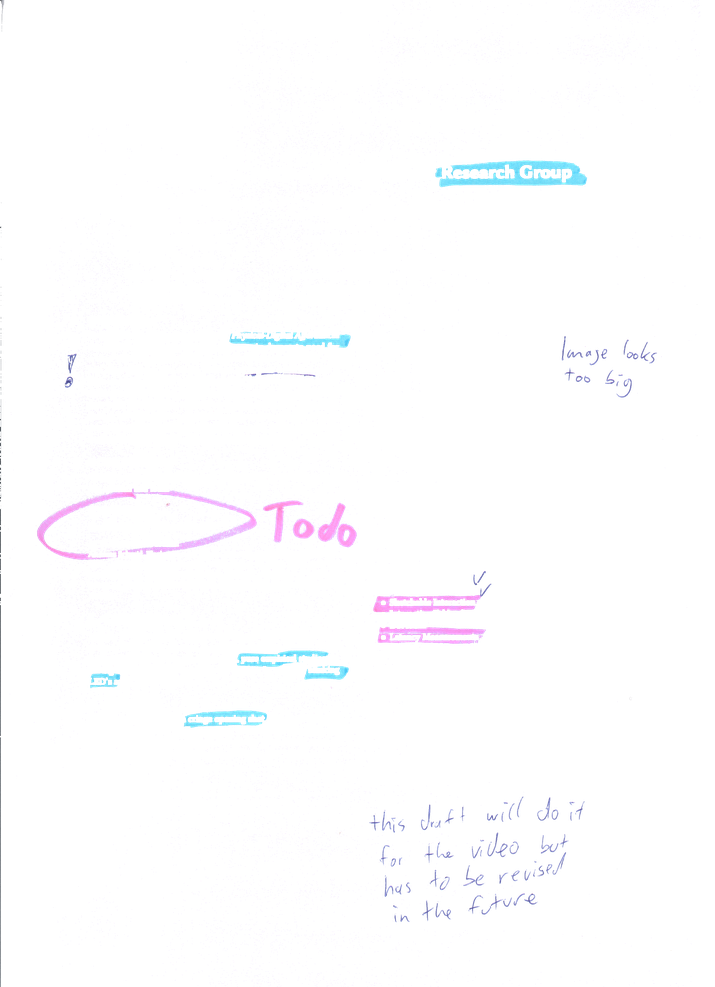
#> input picture img/img_annotation.png, 715 x 987 px, shrunk from 2539 x 3507 before the run
$ python annotation_tool.py img/img_annotation.png img/img_annotation.png img/img_annotation.png
#> lines starting #> are read from the running program, lines starting #| are printed output that depends on the picture
import sys
from matplotlib.backend_bases import MouseButton
from matplotlib import pyplot as plt
from matplotlib import patches as patches
import numpy as np
import pandas as pd

# key bindings
KEY_SWAP = 'x'
KEY_UNDO = 'u'
KEY_REDO = 'r'
#KEY_LABELS = 'l'
KEY_QUIT = 'q'
KEY_HOME = 't'
KEY_QUALITY_GOOD = '1'
KEY_QUALITY_MEDIUM = '2'
KEY_QUALITY_BAD = '3'
KEY_FALSE_POSITIVE = 'w'
KEY_ANNOTATION_HIGHLIGHT = 'a'
KEY_ANNOTATION_NOTE = 's'
KEY_ANNOTATION_UNDERLINE = 'd'
KEY_ANNOTATION_STRIKETHROUGH = 'f'
KEY_ANNOTATION_INLINE = 'g'
KEY_ANNOTATION_ARROW = 'h'
KEY_ANNOTATION_OTHER = 'j'
KEY_PEN_HIGHLIGHTER = 'c'
KEY_PEN_SHARPIE = 'v'
KEY_PEN_BALLHEAD = 'b'

# UI labels
ui_text = {}
ui_text[KEY_SWAP] = 'swap images'
ui_text[KEY_UNDO] = 'undo last annotation'
ui_text[KEY_REDO] = 'redo last undo'
#ui_text[KEY_LABELS] = 'show labels'
ui_text[KEY_HOME] = 'reset zoom'
ui_text[KEY_QUALITY_GOOD] = 'good quality'
ui_text[KEY_QUALITY_MEDIUM] = 'medium quality'
ui_text[KEY_QUALITY_BAD] = 'bad quality'
ui_text[KEY_FALSE_POSITIVE] = 'false positive'
ui_text[KEY_ANNOTATION_HIGHLIGHT] = 'highlight'
ui_text[KEY_ANNOTATION_NOTE] = 'note'
ui_text[KEY_ANNOTATION_UNDERLINE] = 'underline'
ui_text[KEY_ANNOTATION_STRIKETHROUGH] = 'strikethrough'
ui_text[KEY_ANNOTATION_OTHER] = 'other'

if(len(sys.argv) < 3):
    print('too few arguments')
    print('usage: python3 annotation_tool.py image1 image2')
    sys.exit(0)

# read images from paths
path_img_1 = sys.argv[1]
path_img_2 = sys.argv[2]
img_1 = plt.imread(path_img_1)
#> img_1 is the input picture: shape (987, 715, 4) float32; mean R, G, B, A 0.0787, 0.0711, 0.0935, 0.02
img_2 = plt.imread(path_img_2)

# if no path for the result csv was passed, generate it from image paths
if(len(sys.argv) > 3):
    scan_id = sys.argv[3]
else:
    scan_id = path_img_1.split('/')[-1].split('.')[0]
    scan_id = scan_id.replace('_RGB', '').replace('_annotation', '')

# quality levels, annotation types, pen types and colors
qualities = ['good', 'medium', 'bad', 'false_positive']
types = ['highlight', 'note', 'underline', 'strikethrough', 'inline', 'arrow', 'other']
pens = ['highlighter', 'sharpie', 'ballhead']
pen_colors = dict()
pen_colors['highlighter'] = ['yellow', 'pink', 'green', 'blue']
pen_colors['sharpie'] = ['black', 'blue', 'green', 'red']
pen_colors['ballhead'] = ['black', 'blue']

# initial values
current_quality = qualities[0]
current_type = types[0]
current_pen = pens[0]
pen_color_index = 0

# data frames to store annotations and undo stack
annotations = pd.DataFrame(columns=['x', 'y', 'type', 'quality', 'pen'])
annotations_undo_stack = pd.DataFrame(columns=['x', 'y', 'type', 'quality', 'pen'])

# add annotation to data frame
def create_annotation(x, y, t, q, p):
    global annotations
    annotations = annotations.append({'x' : x, 'y' : y, 'type' : t, 'quality' : q, 'pen' : p}, ignore_index=True)

# save result to csv
def save_annotations():
    annotations['scan_id'] = scan_id
    annotations.to_csv(sys.stdout, index_label='id')

# creates UI on the left hand side
def create_description(ax):
    x_size = 1
    y_size = 1

    x_pos = 0.1
    x_offset_key = x_pos
    x_offset_text = x_pos + (x_size / 15)
    x_offset_indicator = x_pos + (x_size * 0.4)

    y_pos = 0.1 * y_size
    y_margin_constant = 25

    # functions + shortcut
    for key, text in ui_text.items():
        color = 'black'

        ax.text(x_offset_key, y_pos, f'{key}', fontsize=18, c=color)
        ax.text(x_offset_text, y_pos, f'{text}', fontsize=18, c=color)

        y_pos += (y_size / y_margin_constant)

    # current state
    y_pos += (y_size / y_margin_constant)
    ax.text(x_offset_key, y_pos, 'current selection:', fontsize=18, c=color)

    y_pos += (y_size / y_margin_constant)
    quality_label = ax.text(x_offset_key, y_pos, f'{current_quality} quality', fontsize=18, c=color, bbox=dict(facecolor='white', linewidth=0, alpha=1))

    y_pos += (y_size / y_margin_constant)
    type_label = ax.text(x_offset_key, y_pos, f'{current_type}', fontsize=18, c=color, bbox=dict(facecolor='white', linewidth=0, alpha=1))

    y_pos += (y_size / y_margin_constant)
    ax.text(x_offset_key, y_pos, 'current pen:', fontsize=18, c=color)

    y_pos += (y_size / y_margin_constant)
    pen_label = ax.text(x_offset_key, y_pos, f'{current_pen}, {pen_colors[current_pen][pen_color_index]}', fontsize=18, c=color, bbox=dict(facecolor='white', linewidth=0, alpha=1))

    # return references to UI elements so they can be updated later
    return quality_label, type_label, pen_label

# [115 lines left out: functions update_plot, undo, redo, on_press, on_click, not called in this run]
        #fig.canvas.draw()

# left: UI, right: image
fig, axes = plt.subplots(1, 2, gridspec_kw={'width_ratios': [1, 2.5]})
plt.subplots_adjust(left=0, bottom=0, right=1, top=1, wspace=0, hspace=0)

# 0/0 is top left
ax_description = axes[0]
ax_description.invert_yaxis()
ax_description.axis('off')

ax_image = axes[1]
ax_image.axis('off')

# add event handlers
fig.canvas.mpl_connect('key_press_event', on_press)
plt.connect('button_press_event', on_click)

# remove pyplot keybindings that are used in the application
plt.rcParams['keymap.save'].remove('s')
plt.rcParams['keymap.fullscreen'].remove('f')
plt.rcParams['keymap.yscale'].remove('l')
plt.rcParams['keymap.quit'].remove('q')
plt.rcParams['keymap.home'].remove('r')
plt.rcParams['keymap.home'].remove('h')
plt.rcParams['keymap.back'].remove('c')
plt.rcParams['keymap.forward'].remove('v')
plt.rcParams['keymap.grid'].remove('g')

# one image is always shown, the other one is always hidden
img_handle_1 = axes[1].imshow(img_1)
img_handle_2 = axes[1].imshow(img_2)
img_handle_2.set_visible(False)

# dots for annotations
annotation_plot = {}
annotation_plot['good'] = ax_image.scatter([], [], s=50, c='lime', edgecolors='black')
annotation_plot['medium'] = ax_image.scatter([], [], s=50, c='yellow', edgecolors='black')
annotation_plot['bad'] = ax_image.scatter([], [], s=50, c='red', edgecolors='black')
annotation_plot['false_positive'] = ax_image.scatter([], [], s=50, c='blue', edgecolors='black')

quality_label, type_label, pen_label = create_description(ax_description)

plt.show()
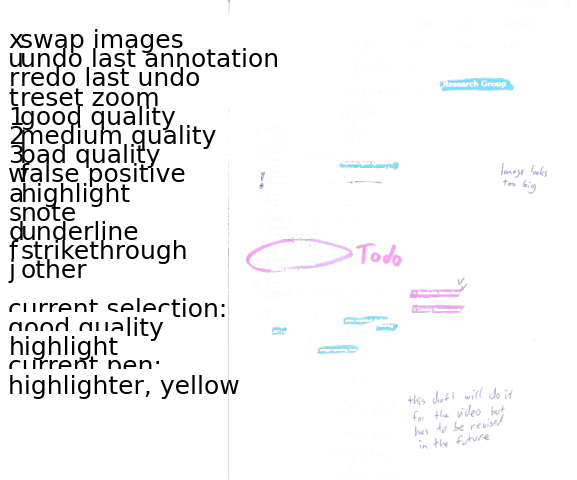
#> figure drawn by matplotlib, 1 panel
